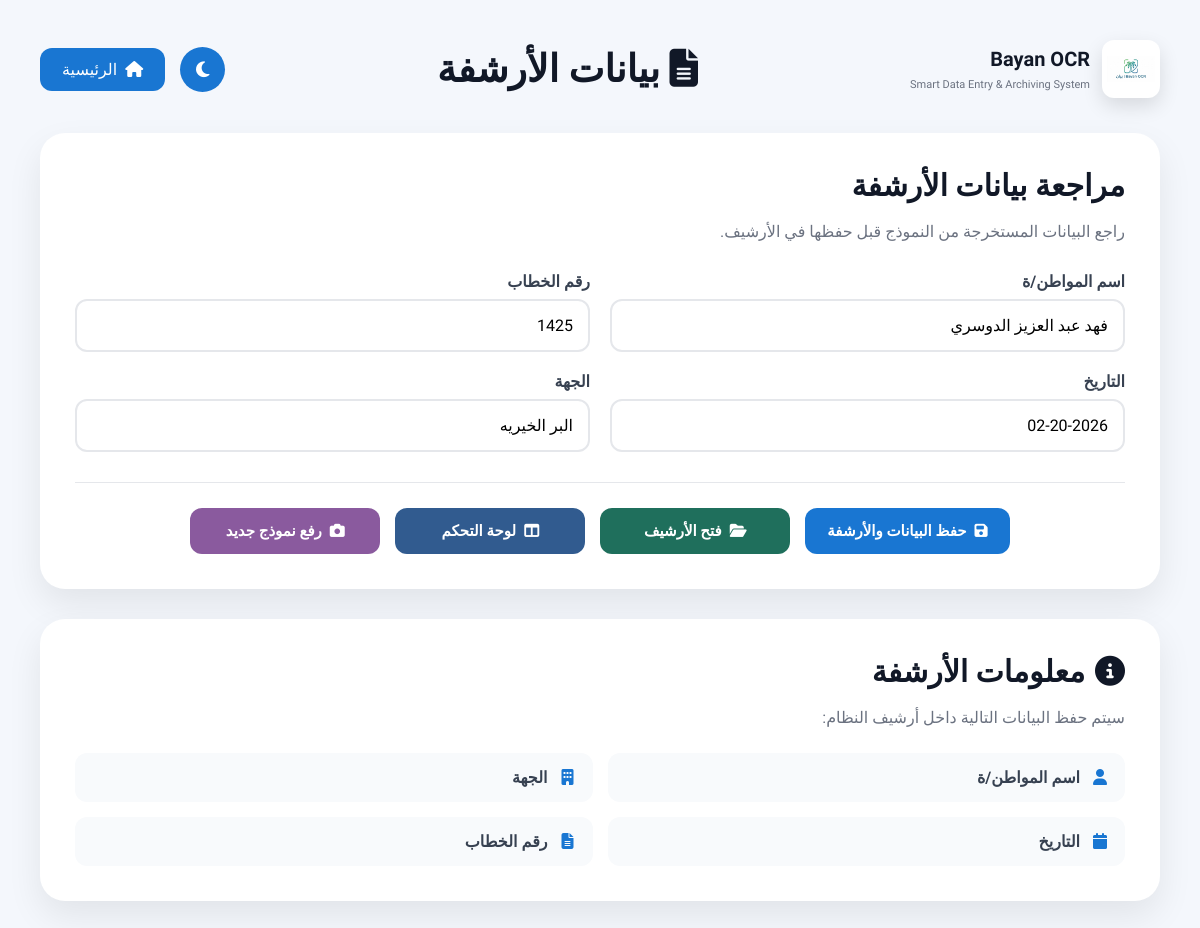
Screenshot of /result?id=23 with the database file from the repository.
### tables this page shows
CREATE TABLE archive(

        id INTEGER PRIMARY KEY AUTOINCREMENT,

        client_name TEXT,

        identity_number TEXT,

        phone TEXT,

        letter_number TEXT,

        archive_number TEXT,

        date TEXT,

        organization TEXT,

        assistance_type TEXT,

        created_at TIMESTAMP DEFAULT CURRENT_TIMESTAMP

    );

### app.py (the view)
@app.route("/result")
def result():
    record_id = request.args.get("id")
    record = None
    if record_id:
        record = get_record(
            record_id
        )
    return render_template(
        "result.html",
        data=record
    )

### database.py (called while the page is built)
def get_connection():
    conn = sqlite3.connect(DATABASE)
    conn.row_factory = sqlite3.Row
    return conn

def get_record(record_id):
    conn = get_connection()
    cursor = conn.cursor()
    cursor.execute("""
        SELECT *
        FROM archive
        WHERE id = ?
    """, (record_id,))
    row = cursor.fetchone()
    conn.close()
    return row

### templates/result.html (shortened to what this page needs)
<!DOCTYPE html>
<html lang="ar" dir="rtl">
<head>
    <link rel="stylesheet"
          href="{{ url_for('static', filename='css/result.css') }}">
    <link rel="stylesheet"
          href="https://cdnjs.cloudflare.com/ajax/libs/font-awesome/6.6.0/css/all.min.css">
</head>
<body>
<div class="container">
    <div class="top">
        <div class="logo">
            <img id="logo"
                 src="{{ url_for('static', filename='images/logo.jpg') }}"
                 alt="Bayan OCR"
                 class="page-logo">
            <div class="logo-text">
                <h2>Bayan OCR</h2>
                <small>
                    Smart Data Entry & Archiving System
                </small>
            </div>
        </div>
        <h1>
            <i class="fa-solid fa-file-lines"></i>
            بيانات الأرشفة
        </h1>
        <div class="buttons">
            <button id="dark"
                    type="button">
                <i class="fa-solid fa-moon"></i>
            </button>
            <a href="/dashboard">
                <i class="fa-solid fa-house"></i>
                الرئيسية
            </a>
        </div>
    </div>
    <div class="card">
        <h2>
            مراجعة بيانات الأرشفة
        </h2>
        <p class="description">
            راجع البيانات المستخرجة من النموذج قبل حفظها في الأرشيف.
        </p>
        <form id="resultForm">
            <div class="grid">
                <div class="input">
                    <label>
                        اسم المواطن/ة
                    </label>
                    <input
                        type="text"
                        id="client_name"
                        name="client_name"
                        value="{{ data.client_name if data else '' }}"
                        placeholder="اسم المواطن/ة"
                        required>
                </div>
                <div class="input">
                    <label>
                        رقم الخطاب
                    </label>
                    <input
                        type="text"
                        id="letter_number"
                        name="letter_number"
                        value="{{ data.letter_number if data else '' }}"
                        placeholder="رقم الخطاب"
                        required>
                </div>
                <div class="input">
                    <label>
                        التاريخ
                    </label>
                    <input
                        type="text"
                        id="date"
                        name="date"
                        value="{{ data.date if data else '' }}"
                        placeholder="التاريخ"
                        required>
                </div>
                <div class="input">
                    <label>
                        الجهة
                    </label>
                    <input
                        type="text"
                        id="organization"
                        name="organization"
                        value="{{ data.organization if data else '' }}"
                        placeholder="الجهة"
                        required>
                </div>
            </div>
            <div class="actions">
                <button
                    type="submit"
                    class="save"
                    id="saveData">
                    <i class="fa-solid fa-floppy-disk"></i>
                    حفظ البيانات والأرشفة
                </button>
                <a
                    href="/archive"
                    class="word">
                    <i class="fa-solid fa-folder-open"></i>
                    فتح الأرشيف
                </a>
                <a
                    href="/dashboard"
                    class="dashboard-btn">
                    <i class="fa-solid fa-table-columns"></i>
                    لوحة التحكم
                </a>
                <a
                    href="/upload"
                    class="back">
                    <i class="fa-solid fa-camera"></i>
                    رفع نموذج جديد
                </a>
            </div>
        </form>
    </div>
    <div class="archive-card">
        <h2>
            <i class="fa-solid fa-circle-info"></i>
            معلومات الأرشفة
        </h2>
        <p>
            سيتم حفظ البيانات التالية داخل أرشيف النظام:
        </p>
        <ul>
            <li>
                <i class="fa-solid fa-user"></i>
                اسم المواطن/ة
            </li>
            <li>
                <i class="fa-solid fa-building"></i>
                الجهة
            </li>
            <li>
                <i class="fa-solid fa-calendar"></i>
                التاريخ
            </li>
            <li>
                <i class="fa-solid fa-file-lines"></i>
                رقم الخطاب
            </li>
        </ul>
    </div>
</div>
</body>
</html>

### static/css/result.css (style rules this page uses)
* { margin: 0; padding: 0; box-sizing: border-box; font-family: 'Cairo', sans-serif; }
body { background: #F4F7FC; padding: 40px; min-height: 100vh; color: #111827; }
.container { max-width: 1400px; margin: auto; }
.top { display: flex; justify-content: space-between; align-items: center; gap: 25px; margin-bottom: 35px; }
.top h1 { font-size: 38px; color: #111827; font-weight: 800; }
.logo { display: flex; align-items: center; gap: 12px; }
.page-logo { width: 58px; height: 58px; object-fit: contain; border-radius: 12px; background: #ffffff; padding: 5px; border: none; box-shadow: 0 8px 20px rgba(0,0,0,.12); transition: .3s; }
.logo-text h2 { font-size: 20px; color: #111827; margin-bottom: 2px; }
.logo-text small { font-size: 11px; color: #6B7280; }
.buttons { display: flex; gap: 15px; align-items: center; }
#dark { width: 45px; height: 45px; border: none; border-radius: 50%; background: #1976D2; color: white; cursor: pointer; font-size: 18px; transition: .3s; }
.buttons a { display: flex; align-items: center; gap: 8px; text-decoration: none; background: #1976D2; color: white; padding: 12px 22px; border-radius: 12px; transition: .3s; }
.card, .archive-card { background: white; padding: 35px; border-radius: 25px; box-shadow: 0 15px 35px rgba(0, 0, 0, .08); margin-bottom: 30px; }
.card h2, .archive-card h2 { font-size: 30px; margin-bottom: 15px; color: #111827; }
.description { color: #6B7280; margin-bottom: 25px; line-height: 1.8; }
.grid { display: grid; grid-template-columns: repeat(2, 1fr); gap: 20px; }
.input { display: flex; flex-direction: column; }
.input label { margin-bottom: 8px; font-weight: bold; color: #374151; }
.input input, .input select, .input textarea { width: 100%; padding: 15px; border: 2px solid #E5E7EB; border-radius: 12px; font-size: 16px; outline: none; background: white; transition: .3s; }
.actions { display: flex; justify-content: center; align-items: center; flex-wrap: wrap; gap: 15px; margin-top: 30px; padding-top: 25px; border-top: 1px solid #E5E7EB; }
.actions button, .actions a { display: inline-flex; align-items: center; justify-content: center; gap: 8px; min-width: 190px; padding: 14px 22px; border: none; border-radius: 12px; font-family: 'Cairo', sans-serif; font-size: 15px; font-weight: 700; text-decoration: none; cursor: pointer; transition: transform .2s ease, box-shadow .2s ease, background .2s ease; }
.actions .save { background: #1976D2; color: white; }
.actions .word { background: #1F6F5C; color: white; }
.actions .dashboard-btn { background: #315B8F; color: white; }
.actions .back { background: #8A5A9E; color: white; }
.archive-card h2 { display: flex; align-items: center; gap: 10px; }
.archive-card p { color: #6B7280; margin-bottom: 20px; line-height: 1.8; }
.archive-card ul { list-style: none; display: grid; grid-template-columns: repeat(2, 1fr); gap: 15px; }
.archive-card li { display: flex; align-items: center; gap: 10px; padding: 15px; background: #F8FAFC; border-radius: 12px; color: #374151; font-weight: 600; }
.archive-card li i { color: #1976D2; width: 20px; text-align: center; }
.card, .archive-card { animation: fadeUp .6s ease; }

### rows the page displays
archive: client_name "فهد عبد العزيز الدوسري", letter_number "1425", date "02-20-2026", organization "البر الخيريه"
